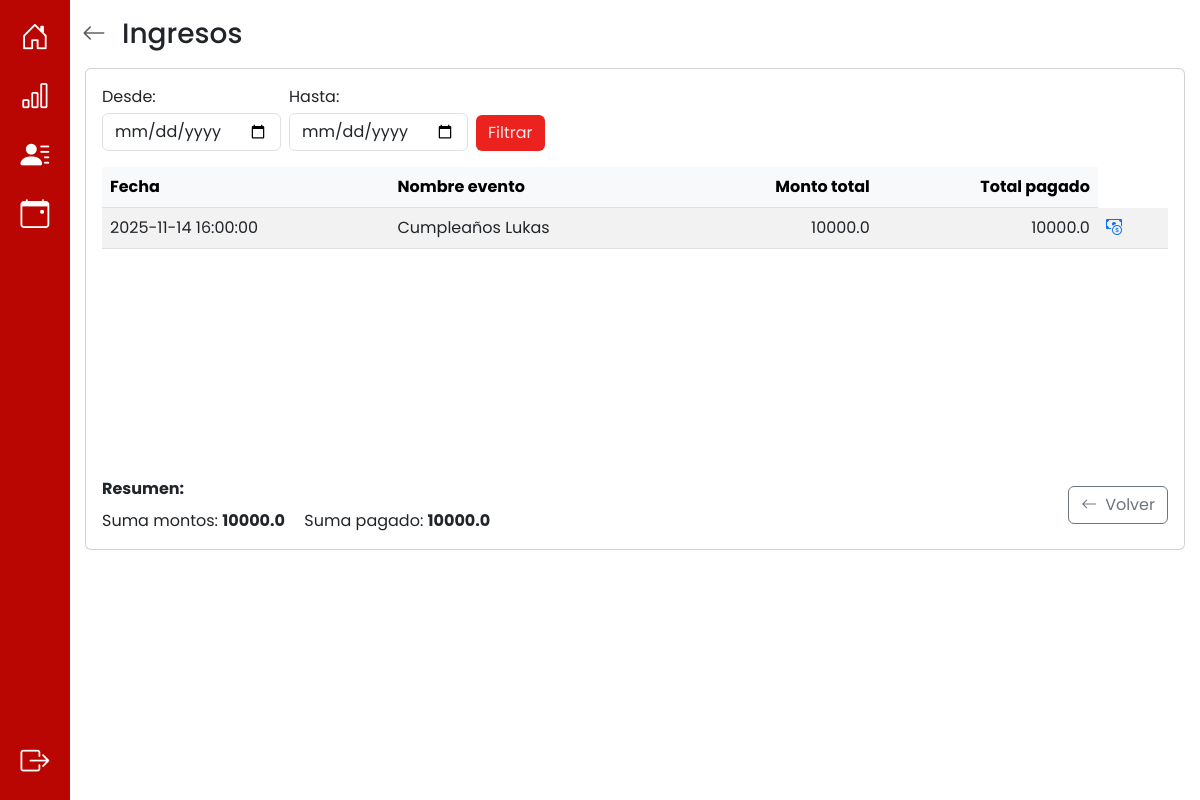
The app's page /ingresos/ (signed in), older data.
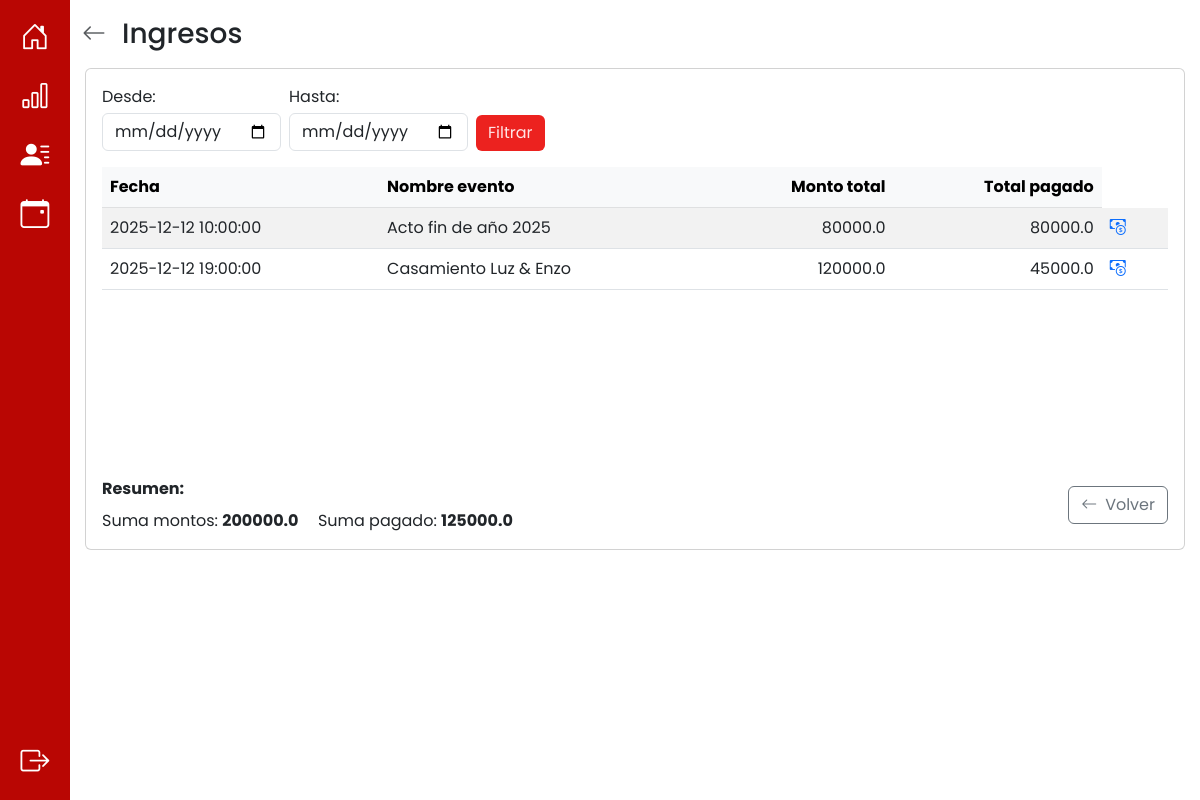
The same page, newer data.
### app/models.py (models this page shows, shortened)
class Evento(db.Model):
    __tablename__ = 'evento'
    id_evento = db.Column(db.Integer, primary_key=True, autoincrement=True)
    descripcion = db.Column(db.String(100))
    fecha_inicio = db.Column(db.DateTime, nullable=False)
    fecha_fin = db.Column(db.DateTime, nullable=False)
    observaciones = db.Column(db.String(100))
    monto_total = db.Column(db.Numeric(10, 2), nullable=False)
    adeuda = db.Column(db.Boolean, default=True) #esto se actualiza cuando todos los pagos == monto total
    nro_recibo = db.Column(db.Integer) #esto se actualiza cuando todos los pagos == monto total
    @property
    def total_pagado(self):
        return sum(float(p.monto_pago) for p in self.pagos)
    dni = db.Column(db.String(20), db.ForeignKey('cliente.dni'), nullable=False)
    id_responsable_apertura = db.Column(db.Integer, db.ForeignKey('responsable_llave.id_responsable'))
    id_responsable_cierre = db.Column(db.Integer, db.ForeignKey('responsable_llave.id_responsable'))
    usuario_creacion = db.Column(db.String(10), db.ForeignKey('cuenta.nombre_usuario'), nullable=False)
    cliente = db.relationship('Cliente', back_populates='eventos')
    responsable_apertura = db.relationship('ResponsableLlave', foreign_keys=[id_responsable_apertura], back_populates='eventos_apertura')
    responsable_cierre = db.relationship('ResponsableLlave', foreign_keys=[id_responsable_cierre], back_populates='eventos_cierre')
    usuario = db.relationship('Cuenta', back_populates='eventos')
    pagos = db.relationship('Pago', back_populates='evento', cascade="all, delete-orphan")
    auditorias_evento = db.relationship('AuditoriaEvento', back_populates='evento', cascade="all, delete-orphan")

class Pago(db.Model):
    __tablename__ = 'pago'
    id_pago = db.Column(db.Integer, primary_key=True, autoincrement=True)
    id_evento = db.Column(db.Integer, db.ForeignKey('evento.id_evento'), nullable=False)
    monto_pago = db.Column(db.Numeric(10, 2), nullable=False)
    fecha = db.Column(db.Date, nullable=False)
    usuario_creacion = db.Column(db.String(10), db.ForeignKey('cuenta.nombre_usuario'), nullable=False)
    evento = db.relationship('Evento', back_populates='pagos')
    usuario = db.relationship('Cuenta', back_populates='pagos')
    auditorias_pago = db.relationship('AuditoriaPago', back_populates='pago', cascade="all, delete-orphan")

### app/routes/ingresos_routes.py (the view)
@ingresos_bp.route("/", methods = ["GET"])
def ingresos():
    try:
        eventos = Evento.query.all()
        return render_template('ingresos.html', eventos=eventos)
    except Exception as e:
        print(f"Error al cargar los ingresos eventos: {str(e)}")
        return render_template("ingresos.html", mensaje="Error al cargar ingresos")

### app/models.py (called while the page is built)
    def es_administrador(self):
        return Administrador.query.filter_by(nombre_usuario=self.nombre_usuario).first() is not None

### app/templates/ingresos.html (shortened to what the changed rows need)
{% extends 'base.html' %} {% block title%} Ingresos {% endblock %} {% block
content %}
<div class="container py-3">
  <div class="d-flex justify-content-center">
    <div class="card w-100" style="max-width: 1100px">
      <div class="card-body d-flex flex-column" style="min-height: 60vh">
        <div class="row flex-grow-1 mb-3">
          <div class="col-12">
            <div style="max-height: 50vh; overflow: auto">
              <table class="table table-striped table-hover mb-0">
                <thead
                  class="table-light position-sticky top-0"
                  style="z-index: 1"
                >
                  <tr>
                    <th scope="col">Fecha</th>
                    <th scope="col">Nombre evento</th>
                    <th scope="col" class="text-end">Monto total</th>
                    <th scope="col" class="text-end">Total pagado</th>
                  </tr>
                </thead>
                <tbody>
                  {% for evento in eventos %}
                  <tr>
                    <td>{{ evento.fecha_inicio }}</td>
                    <td>{{ evento.descripcion }}</td>
                    <td class="text-end">
                      {{ evento.monto_total | float | round(2) }}
                    </td>
                    <td class="text-end">
                      {{ evento.total_pagado | float | round(2) }}
                    </td>
                    <td class="acciones">
                      <a
                        href="{{ url_for('ingresos.pagos', id_evento=evento.id_evento) }}"
                        class="me-2"
                        title="Ver pagos"
                      >
                        <i class="bi bi-cash-coin"></i>
                      </a>
                    </td>
                  </tr>
                  {% else %}
                  <tr>
                    <td colspan="4" class="text-center py-4">
                      No hay eventos para las fechas seleccionadas
                    </td>
                  </tr>
                  {% endfor %}
                </tbody>
              </table>
            </div>
          </div>
        </div>
        <div class="row">
          <div class="col-md-8 d-flex flex-column justify-content-center">
            <div class="d-flex flex-column">
              <div class="mt-2">
                <span class="me-3"
                  >Suma montos:
                  <span class="fw-bold">
                    {{ (eventos | sum(attribute='monto_total')) | default(0) |
                    float | round(2) }}
                  </span></span
                >
                <span>
                  Suma pagado:
                  <span class="fw-bold">
                    {{ (eventos | sum(attribute='total_pagado')) | default(0) |
                    float | round(2) }}
                  </span></span
                >
              </div>
            </div>
          </div>
        </div>
      </div>
    </div>
  </div>
</div>
{% endblock %}

Row changes from the older to the newer data that the page shows:
changed Evento: fecha_inicio "2025-11-14 16:00:00" → "2025-12-12 10:00:00"; descripcion "Cumpleaños Lukas" → "Acto fin de año 2025"; monto_total "10000.0" → "80000.0"; total_pagado "10000.0" → "80000.0"
added Evento: fecha_inicio "2025-12-12 19:00:00", descripcion "Casamiento Luz & Enzo", monto_total "120000.0", total_pagado "45000.0"
Text that changed along with them:
text no longer shown: "10000.0 10000.0"
text now shown: "200000.0 125000.0"
